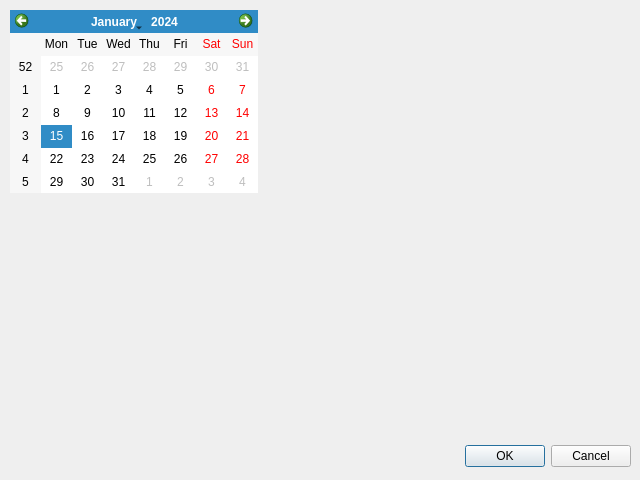
<?xml version="1.0" encoding="UTF-8"?>
<ui version="4.0">
 <class>Dialog</class>
 <widget class="QDialog" name="Dialog">
  <property name="geometry">
   <rect>
    <x>0</x>
    <y>0</y>
    <width>640</width>
    <height>480</height>
   </rect>
  </property>
  <property name="windowTitle">
   <string>Dialog</string>
  </property>
  <widget class="QDialogButtonBox" name="buttonBox">
   <property name="geometry">
    <rect>
     <x>10</x>
     <y>440</y>
     <width>621</width>
     <height>32</height>
    </rect>
   </property>
   <property name="orientation">
    <enum>Qt::Horizontal</enum>
   </property>
   <property name="standardButtons">
    <set>QDialogButtonBox::Cancel|QDialogButtonBox::Ok</set>
   </property>
  </widget>
  <widget class="QCalendarWidget" name="calendarWidget">
   <property name="geometry">
    <rect>
     <x>10</x>
     <y>10</y>
     <width>248</width>
     <height>183</height>
    </rect>
   </property>
  </widget>
 </widget>
 <resources/>
 <connections>
  <connection>
   <sender>buttonBox</sender>
   <signal>accepted()</signal>
   <receiver>Dialog</receiver>
   <slot>accept()</slot>
   <hints>
    <hint type="sourcelabel">
     <x>248</x>
     <y>254</y>
    </hint>
    <hint type="destinationlabel">
     <x>157</x>
     <y>274</y>
    </hint>
   </hints>
  </connection>
  <connection>
   <sender>buttonBox</sender>
   <signal>rejected()</signal>
   <receiver>Dialog</receiver>
   <slot>reject()</slot>
   <hints>
    <hint type="sourcelabel">
     <x>316</x>
     <y>260</y>
    </hint>
    <hint type="destinationlabel">
     <x>286</x>
     <y>274</y>
    </hint>
   </hints>
  </connection>
 </connections>
</ui>
